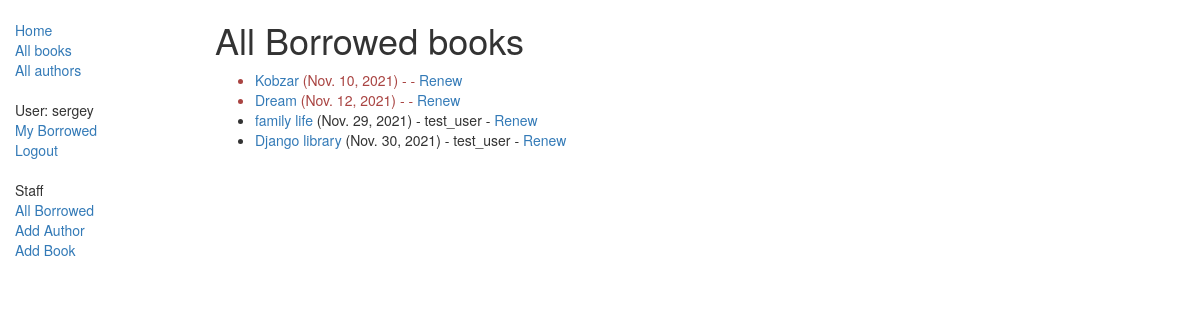
Page /catalog/borrowed/ (signed in) on the committed database.
### catalog/models.py (models this page shows, shortened)
class BookInstance(models.Model):
    id = models.UUIDField(primary_key=True, default=uuid.uuid4, help_text="Unique ID for this particular book across whole library")
    book = models.ForeignKey('Book', on_delete=models.SET_NULL, null=True)
    imprint = models.CharField(max_length=200)
    due_back = models.DateField(null=True, blank=True)
    borrower = models.ForeignKey(User, on_delete=models.SET_NULL, null=True, blank=True)
    @property
    def is_overdue(self):
        if self.due_back and date.today() > self.due_back:
            return True
        return False
    LOAN_STATUS = (
        ('m', 'Maintenance'),
        ('o', 'On loan'),
        ('a', 'Available'),
        ('r', 'Reserved'),
    )
    status = models.CharField(
        max_length=1,
        choices=LOAN_STATUS,
        blank=True,
        default='m',
        help_text='Book availability'
    )
    class Meta:
        ordering = ["due_back"]
        permissions = (("can_mark_returned", "Set book as returned"),)

class Book(models.Model):
    title = models.CharField(max_length=200)
    author = models.ForeignKey('Author', on_delete=models.SET_NULL, null=True)
    summary = models.TextField(max_length=1000, help_text="Enter a brief description of the book")
    isbn = models.CharField('ISBN',max_length=13, help_text='13 Character <a href="https://www.isbn-international.org/content/what-isbn">ISBN number</a>')
    genre = models.ManyToManyField(Genre, help_text="Select a genre for this book")
    language = models.ForeignKey('Language', on_delete=models.SET_NULL, null=True)
    def display_genre(self):
        """
        Creates a string for the Genre. This is required to display genre in Admin.
        """
        return ', '.join([genre.name for genre in self.genre.all()[:3]])
    display_genre.short_description = 'Genre'

### catalog/views.py (the view)
class LoanedBooksByLibrarianListView(RedirectPermissionRequiredMixin, LoginRequiredMixin, generic.ListView):
    model = BookInstance
    template_name = 'catalog/bookinstance_list_borrowed_librarian.html'
    paginate_by = 10
    permission_required = 'catalog.can_mark_returned'
    def get_queryset(self):
        return BookInstance.objects.filter(status__exact='o').order_by('due_back')

### catalog/templates/catalog/bookinstance_list_borrowed_librarian.html (shortened to what this page needs)
<!DOCTYPE html>
<html lang="en">
<body>
{% extends "base_generic.html" %}
{% block content %}
    <h1>All Borrowed books</h1>
    {% if bookinstance_list %}
    <ul>
      {% for bookinst in bookinstance_list %}
      <li class="{% if bookinst.is_overdue %}text-danger{% endif %}">
        <a href="{% url 'book-detail' bookinst.book.pk %}">{{bookinst.book.title}}</a> ({{ bookinst.due_back }}) - {{ bookinst.borrower.username }} - <a href="{% url 'renew-book-librarian' bookinst.id %}">Renew</a>      </li>
      {% endfor %}
    </ul>
    {% else %}
      <p>There are no books borrowed.</p>
    {% endif %}
{% endblock %}

### catalog/templates/base_generic.html (shortened to what this page needs)
<!DOCTYPE html>
<html lang="en">
<head>
  <link rel="stylesheet" href="https://maxcdn.bootstrapcdn.com/bootstrap/3.3.7/css/bootstrap.min.css">
  {% load static %}
  <link rel="stylesheet" href="{% static 'css/styles.css' %}">
</head>
<body>
  <div class="container-fluid">
    <div class="row">
      <div class="col-sm-2">
      {% block sidebar %}
      <ul class="sidebar-nav">
          <li><a href="{% url 'index' %}">Home</a></li>
          <li><a href="{% url 'books' %}">All books</a></li>
          <li><a href="{% url 'authors' %}">All authors</a></li>
      </ul>
       <ul class="sidebar-nav">
           {% if user.is_authenticated %}
                <li>User: {{ user.get_username }}</li>
                <li><a href="{% url 'my-borrowed' %}">My Borrowed</a></li>
                <li><a href="{% url 'logout'%}?next={{request.path}}">Logout</a></li>
           {% else %}
                <li><a href="{% url 'login'%}?next={{request.path}}">Login</a></li>
           {% endif %}
       </ul>
       <ul class="sidebar-nav">
           {% if perms.catalog.can_mark_returned %}
                <li>Staff</li>
                <li><a href="{% url 'all-borrowed' %}">All Borrowed</a></li>
                <li><a href="{% url 'author-create' %}"> Add Author</a> </li>
                <li><a href="{% url 'book-create' %}"> Add Book</a> </li>
           {% endif %}
       </ul>
     {% endblock %}
      </div>
      <div class="col-sm-10 ">
      {% block content %}{% endblock %}
      </div>
    </div>
  </div>
</body>
</html>

### catalog/static/css/styles.css (style rules this page uses)
.sidebar-nav { margin-top: 20px; padding: 0; list-style: none; }

### rows in the picture
BookInstance: book "Kobzar", due_back "Nov. 10, 2021"
BookInstance: book "Dream", due_back "Nov. 12, 2021"
BookInstance: book "family life", due_back "Nov. 29, 2021", borrower.username "test_user"
BookInstance: book "Django library", due_back "Nov. 30, 2021", borrower.username "test_user"

### other values in the picture
{{ user.get_username }} "sergey"
